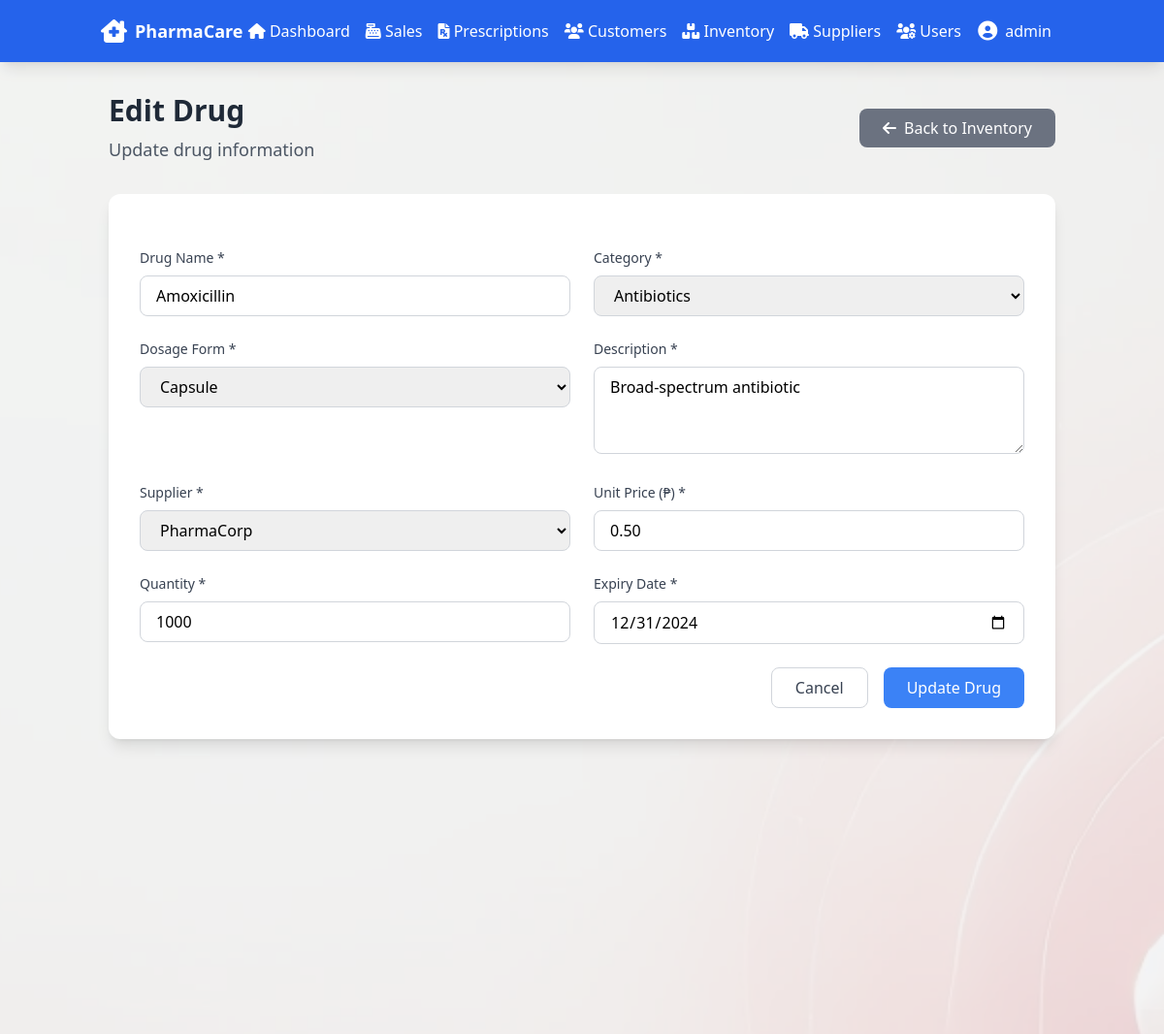
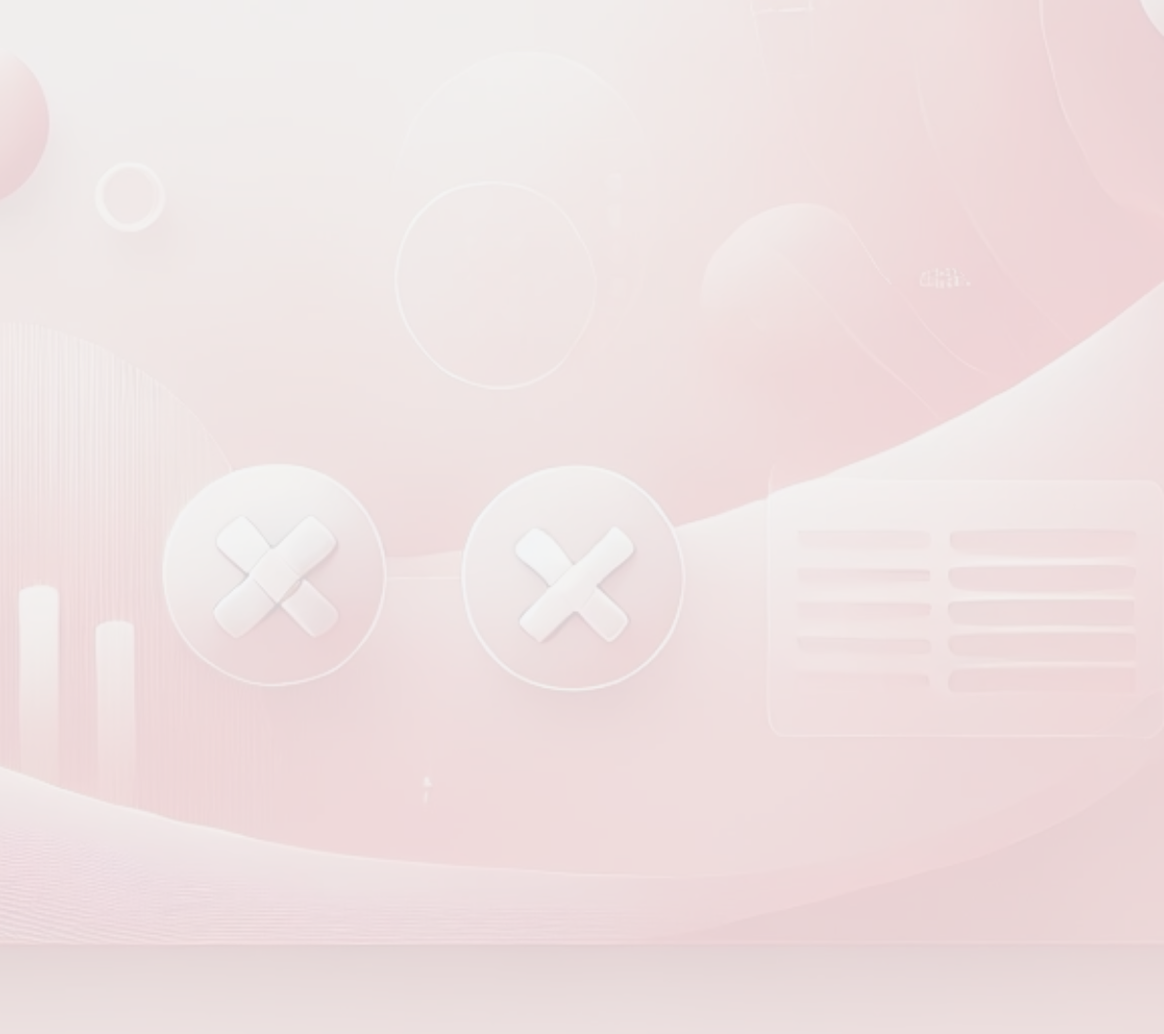
/inventory/edit_drug.php?id=1 (signed in), run on the app's committed database (2 pictures, top to bottom).
### tables this page shows
CREATE TABLE STOCK_ITEM (
    stock_item_id INT PRIMARY KEY AUTO_INCREMENT,
    drug_id INT,
    supplier_id INT,
    quantity INT NOT NULL,
    expiry_date DATE,
    unit_price DECIMAL(10, 2) NOT NULL,
    user_id INT,
    FOREIGN KEY (drug_id) REFERENCES DRUG(drug_id),
    FOREIGN KEY (supplier_id) REFERENCES SUPPLIER(supplier_id),
    FOREIGN KEY (user_id) REFERENCES USER(user_id)
);

CREATE TABLE DRUG (
    drug_id INT PRIMARY KEY AUTO_INCREMENT,
    name VARCHAR(100) NOT NULL,
    description VARCHAR(200),
    dosage_form VARCHAR(50),
    category_id INT,
    FOREIGN KEY (category_id) REFERENCES DRUG_CATEGORY(category_id)
);

### inventory/edit_drug.php (the view, shortened to what this page needs)
<?php
require_once '../includes/db_connect.php';
if (isset($_GET['id'])) {
    $drug_id = $_GET['id'];
    try {
        $stmt = $pdo->prepare("
            SELECT d.*, s.quantity, s.expiry_date, s.unit_price, s.supplier_id, s.stock_item_id
            FROM DRUG d
            LEFT JOIN STOCK_ITEM s ON d.drug_id = s.drug_id
            WHERE d.drug_id = ?
        ");
        $stmt->execute([$drug_id]);
        $drug = $stmt->fetch(PDO::FETCH_ASSOC);
    } catch (PDOException $e) {
        $_SESSION['error'] = "Error fetching drug details: " . $e->getMessage();
        header('Location: inventory.php');
        exit;
    }
}
include_once '../includes/header.php';
?>
<div class="relative min-h-screen">
    <div class="absolute inset-0 z-0 pointer-events-none">
        <img src="../assets/images/image2.png" class="w-full h-full object-cover opacity-15" alt="Background">
    </div>
    <div class="container mx-auto px-6 py-8 relative z-10">
        <div class="flex justify-between items-center mb-8">
            <h2 class="text-3xl font-bold text-gray-800 animate__animated animate__fadeIn">
                Edit Drug
                <span class="block text-lg font-normal text-gray-600 mt-2">Update drug information</span>
            </h2>
            <button onclick="window.location.href='inventory.php'"
                    class="bg-gray-500 hover:bg-gray-600 text-white px-6 py-2 rounded-lg transition duration-300 flex items-center">
                <i class="fas fa-arrow-left mr-2"></i> Back to Inventory
            </button>
        </div>
        <div class="bg-white rounded-xl shadow-lg p-8">
            <form method="POST" class="space-y-6">
                <div class="grid grid-cols-1 md:grid-cols-2 gap-6">
                    <div>
                        <label class="block text-sm font-medium text-gray-700 mb-2">Drug Name *</label>
                        <input type="text" name="name" required
                               class="w-full px-4 py-2 rounded-lg border border-gray-300 focus:ring-2 focus:ring-blue-500 focus:border-blue-500"
                               value="<?php echo htmlspecialchars($drug['name']); ?>">
                    </div>
                    <div>
                        <label class="block text-sm font-medium text-gray-700 mb-2">Category *</label>
                        <select name="category_id" required
                                class="w-full px-4 py-2 rounded-lg border border-gray-300 focus:ring-2 focus:ring-blue-500 focus:border-blue-500">
                            <?php
                            $categories = $pdo->query("SELECT * FROM DRUG_CATEGORY ORDER BY name");
                            while ($category = $categories->fetch()) {
                                $selected = ($drug['category_id'] == $category['category_id']) ? 'selected' : '';
                                echo "<option value='{$category['category_id']}' {$selected}>{$category['name']}</option>";
                            }
                            ?>
                        </select>
                    </div>
                    <div>
                        <label class="block text-sm font-medium text-gray-700 mb-2">Dosage Form *</label>
                        <select name="dosage_form" required
                                class="w-full px-4 py-2 rounded-lg border border-gray-300 focus:ring-2 focus:ring-blue-500 focus:border-blue-500">
                            <?php
                            $dosage_forms = ['Tablet', 'Capsule', 'Syrup', 'Injection', 'Cream', 'Ointment'];
                            foreach ($dosage_forms as $form) {
                                $selected = ($drug['dosage_form'] == $form) ? 'selected' : '';
                                echo "<option value='{$form}' {$selected}>{$form}</option>";
                            }
                            ?>
                        </select>
                    </div>
                    <div>
                        <label class="block text-sm font-medium text-gray-700 mb-2">Description *</label>
                        <textarea name="description" required
                                  class="w-full px-4 py-2 rounded-lg border border-gray-300 focus:ring-2 focus:ring-blue-500 focus:border-blue-500"
                                  rows="3"><?php echo htmlspecialchars($drug['description']); ?></textarea>
                    </div>
                </div>
                <div class="grid grid-cols-1 md:grid-cols-2 gap-6">
                    <div>
                        <label class="block text-sm font-medium text-gray-700 mb-2">Supplier *</label>
                        <select name="supplier_id" required
                                class="w-full px-4 py-2 rounded-lg border border-gray-300 focus:ring-2 focus:ring-blue-500 focus:border-blue-500">
                            <?php
                            $suppliers = $pdo->query("SELECT * FROM SUPPLIER ORDER BY name");
                            while ($supplier = $suppliers->fetch()) {
                                $selected = ($drug['supplier_id'] == $supplier['supplier_id']) ? 'selected' : '';
                                echo "<option value='{$supplier['supplier_id']}' {$selected}>{$supplier['name']}</option>";
                            }
                            ?>
                        </select>
                    </div>
                    <div>
                        <label class="block text-sm font-medium text-gray-700 mb-2">Unit Price (₱) *</label>
                        <input type="number" name="unit_price" step="0.01" required
                               class="w-full px-4 py-2 rounded-lg border border-gray-300 focus:ring-2 focus:ring-blue-500 focus:border-blue-500"
                               value="<?php echo htmlspecialchars($drug['unit_price']); ?>">
                    </div>
                    <div>
                        <label class="block text-sm font-medium text-gray-700 mb-2">Quantity *</label>
                        <input type="number" name="quantity" required min="0"
                               class="w-full px-4 py-2 rounded-lg border border-gray-300 focus:ring-2 focus:ring-blue-500 focus:border-blue-500"
                               value="<?php echo htmlspecialchars($drug['quantity']); ?>">
                    </div>
                    <div>
                        <label class="block text-sm font-medium text-gray-700 mb-2">Expiry Date *</label>
                        <input type="date" name="expiry_date" required
                               class="w-full px-4 py-2 rounded-lg border border-gray-300 focus:ring-2 focus:ring-blue-500 focus:border-blue-500"
                               value="<?php echo htmlspecialchars($drug['expiry_date']); ?>">
                    </div>
                </div>
                <div class="flex justify-end space-x-4">
                    <button type="button" onclick="window.location.href='inventory.php'"
                            class="px-6 py-2 border border-gray-300 rounded-lg text-gray-700 hover:bg-gray-50 transition duration-300">
                        Cancel
                    </button>
                    <button type="submit"
                            class="px-6 py-2 bg-blue-500 text-white rounded-lg hover:bg-blue-600 transition duration-300">
                        Update Drug
                    </button>
                </div>
            </form>
        </div>
    </div>
</div>
<?php include_once '../includes/footer.php'; ?>

### data on the page
stock_item: name "Amoxicillin", description "Broad-spectrum antibiotic", unit_price "0.50", quantity "1000", expiry_date "12/31/2024"

### other printed values
$_SESSION['username'] "admin"
form field category_id "Antibiotics"
form field dosage_form "Capsule"
form field supplier_id "PharmaCorp"
